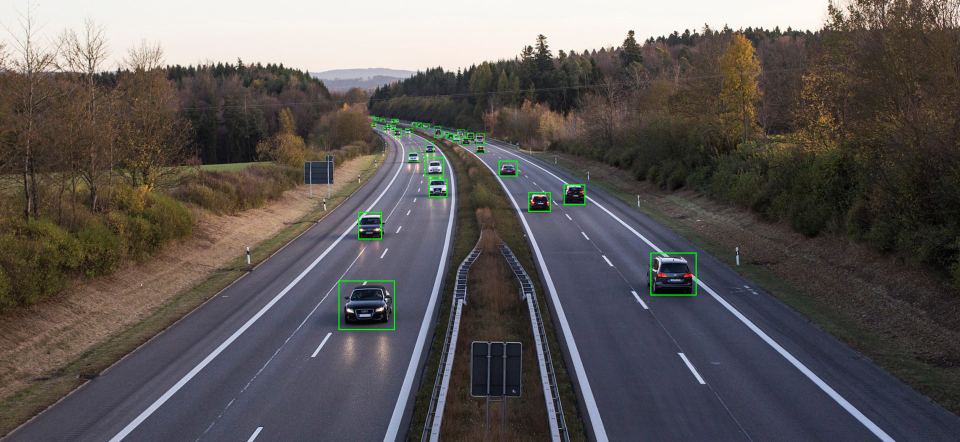
#> input picture MObject_Detection_Sample.jpg, 1920 x 884 px, given in place of the camera (shown at 1/2 size)
$ python Camera_test_to_detect_Moving_Object.py
#> lines starting #> are read from the running program, lines starting #| are printed output that depends on the picture
import cv2
import time             #Helpful for the time delay
import imutils
cam = cv2.VideoCapture(0)  #Initialize the camera
time.sleep(1)

firstFrame=None          #Fix the first frame
area = 500               #helpful for taking as the benchmark & identifying to how much extent is the change
count=0
while True:
    _,img = cam.read()   #Read the camera feed
#> img is the input picture: shape (884, 1920, 3); mean B, G, R 86.7, 87.9, 92.6
    text = "Normal"     #Initialize the text
    img = imutils.resize(img, width=500)  # Resize for better image view
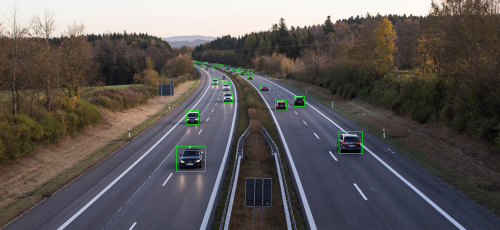
#> img: shape (230, 500, 3); mean B, G, R 86.7, 87.9, 92.6
    grayImg = cv2.cvtColor(img, cv2.COLOR_BGR2GRAY)  # Conversion of BGR to Gray
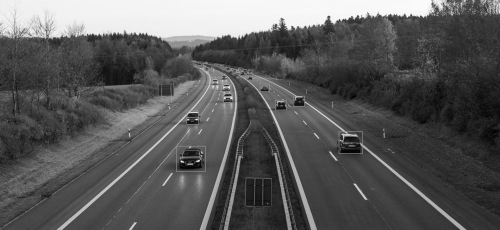
#> grayImg: shape (230, 500); min 2, max 251, mean 89.2
    gaussianImg = cv2.GaussianBlur(grayImg, (21, 21), 0) # For smoothening and threshold purpose
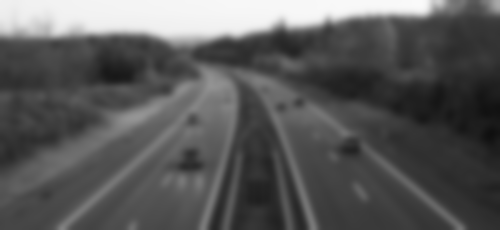
#> gaussianImg: shape (230, 500); min 15, max 250, mean 89.2
    if firstFrame is None:
            firstFrame = gaussianImg
            continue      # To pass the code to  further functions
    imgDiff = cv2.absdiff(firstFrame, gaussianImg)  # To identify the diff. btw. the current frame(Gaussian Img) and the first frame(BackGround Img)
    threshImg = cv2.threshold(imgDiff, 25, 255, cv2.THRESH_BINARY)[1] #Thresholding is to change the pixels of an image to make the image easier to analyze
                       # Thresholding is the  Image segmentation that isolates objects by converting grayscale images into binary images.
    threshImg = cv2.dilate(threshImg, None, iterations=2)   # Dilate is to expand the border thickness of the image.Erosion is to thin down the border thickness
    cnts = cv2.findContours(threshImg.copy(), cv2.RETR_EXTERNAL,
            cv2.CHAIN_APPROX_SIMPLE)         # contours for finding the neighbourhood pixels and connect them to form a complete image
    cnts = imutils.grab_contours(cnts)
    for c in cnts:
            if cv2.contourArea(c) < area:
                    continue
            (x, y, w, h) = cv2.boundingRect(c)
            cv2.rectangle(img, (x, y), (x + w, y + h), (0, 255, 0), 2)  #To draw the rectangle, if once the object is detected
            count+=1
            text = "Moving Object detected"+str(count)
    print(text)
    cv2.putText(img, text, (10, 20),
            cv2.FONT_HERSHEY_SIMPLEX, 0.5, (0, 0, 255), 2)    #To display the text once the object is detected
    cv2.imshow("cameraFeed",img)
    key = cv2.waitKey(1) & 0xFF     # Waitkey represents the 32 bit value . 0xFF represents 8 bit value
    if key == ord("q"):     # Termination
        break        # Breaks the while True function
    count=0
cam.release()  #To release the camera
cv2.destroyAllWindows()

$ run again, on Object_Detection_Sample.jpg
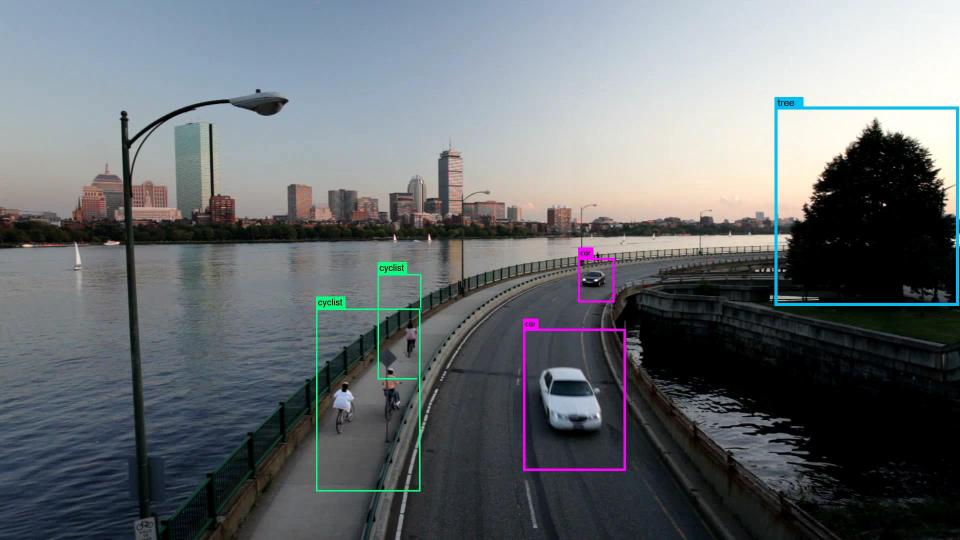
#> input picture Object_Detection_Sample.jpg, 1920 x 1080 px, given in place of the camera (shown at 1/2 size)
#> img is the input picture: shape (1080, 1920, 3); mean B, G, R 111.9, 108.3, 103.1
#> img: shape (281, 500, 3)
#> `grayImg = cv2.cvtColor(img, cv2.COLOR_BGR2GRAY)`:
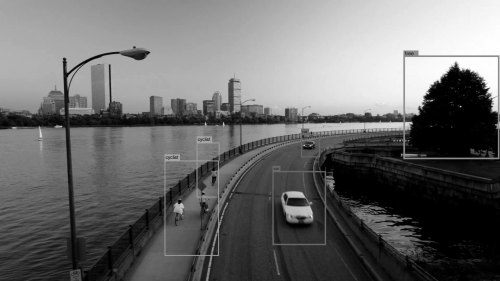
#> grayImg: shape (281, 500); min 0, max 254, mean 107.2
#> `gaussianImg = cv2.GaussianBlur(grayImg, (21, 21), 0)`:
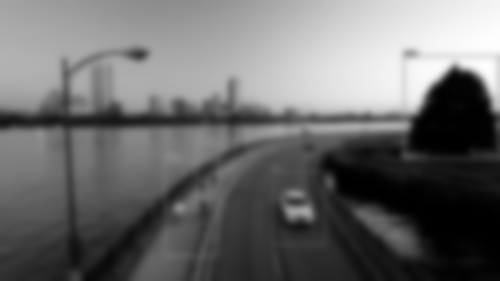
#> gaussianImg: shape (281, 500); min 0, max 254, mean 107.2

$ run again, on Project_pics.PNG
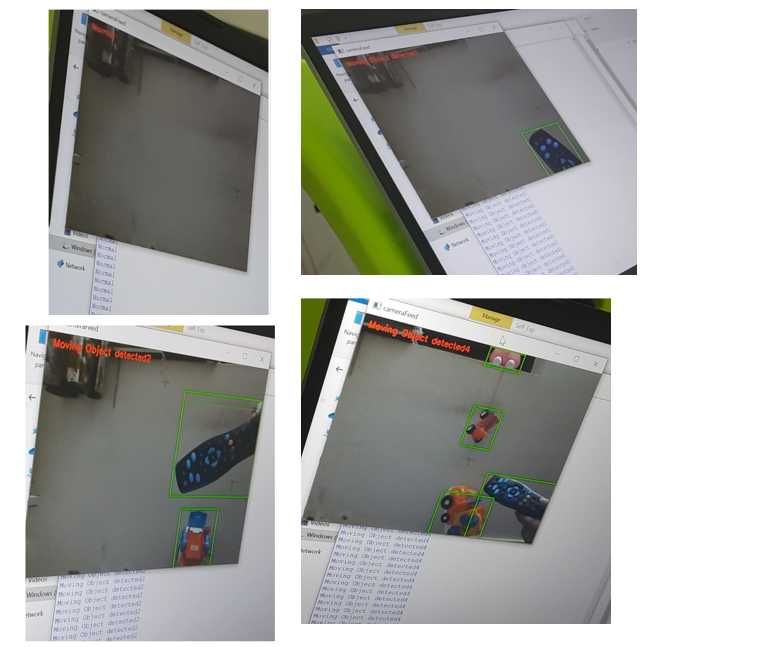
#> input picture Project_pics.PNG, 767 x 647 px, given in place of the camera
#> img is the input picture: shape (647, 767, 3); mean B, G, R 168, 171.4, 170.4
#> img: shape (421, 500, 3)
#> `grayImg = cv2.cvtColor(img, cv2.COLOR_BGR2GRAY)`:
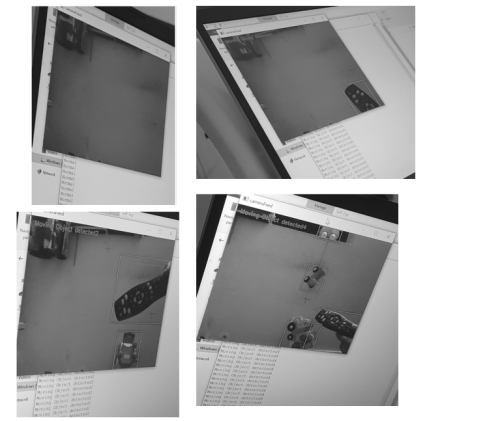
#> grayImg: shape (421, 500); min 19, max 255, mean 170.7
#> `gaussianImg = cv2.GaussianBlur(grayImg, (21, 21), 0)`:
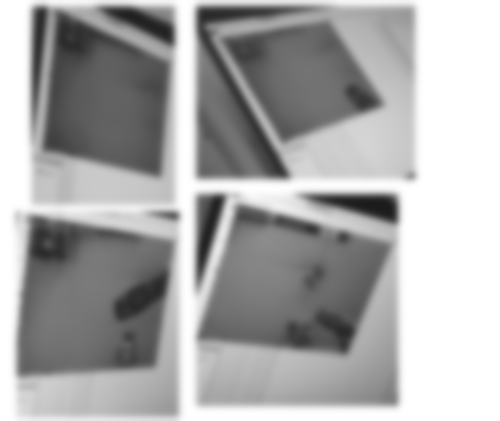
#> gaussianImg: shape (421, 500); min 27, max 255, mean 170.7
